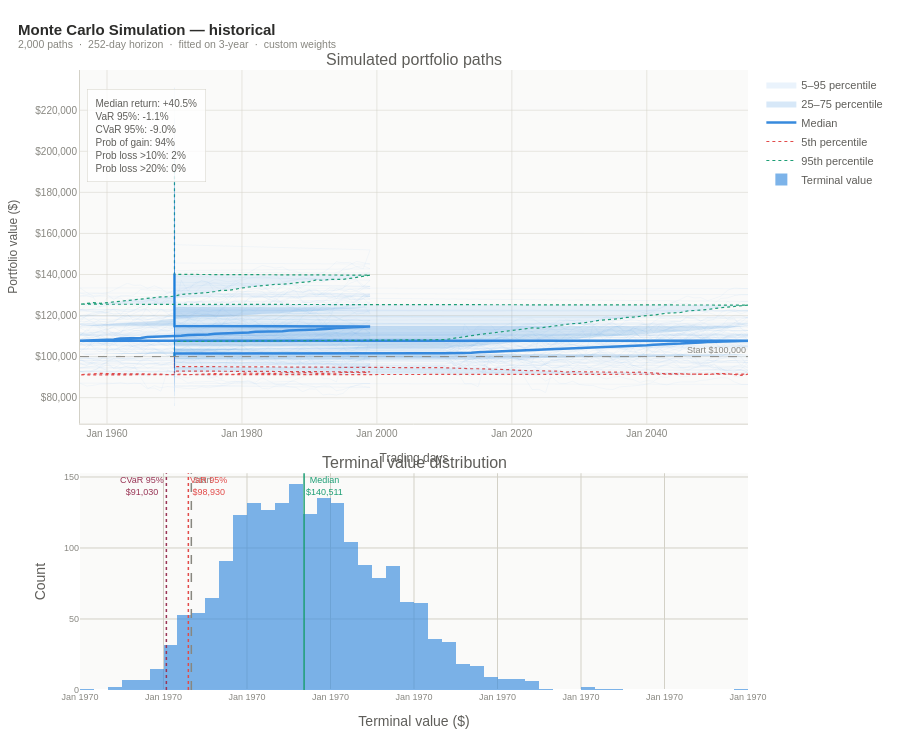

The code cell stored with this chart in its notebook:
### Code cell
# single run
result = simulate(quant, symbols, weights,
    horizon=252,        # 1 year forward
    n_sims=2000,
    method="historical",
    period="3y")

print(result)
plots.monte_carlo(result).show()

### Figure 1 — Plotly figure (JSON) as saved in the notebook; plotly's stock layout.template omitted (floating-point values rounded to 4 significant figures; data arrays with more than 128 entries replaced by an {"elided": "..."} marker saying what was removed)
{"data": [{"fill": "toself", "fillcolor": "rgba(55,138,221,0.10)", "hoverinfo": "skip", "line": {"width": 0}, "name": "5–95 percentile", "x": {"elided": "506 int values"}, "y": {"elided": "506 float values"}, "type": "scatter", "xaxis": "x", "yaxis": "y"}, {"fill": "toself", "fillcolor": "rgba(55,138,221,0.20)", "hoverinfo": "skip", "line": {"width": 0}, "name": "25–75 percentile", "x": {"elided": "506 int values"}, "y": {"elided": "506 float values"}, "type": "scatter", "xaxis": "x", "yaxis": "y"}, {"hovertemplate": "Day %{x}<br>Median: $%{y:,.0f}<extra></extra>", "line": {"color": "#378ADD", "width": 2.5}, "mode": "lines", "name": "Median", "x": {"elided": "253 int values"}, "y": {"elided": "253 float values"}, "type": "scatter", "xaxis": "x", "yaxis": "y"}, {"hovertemplate": "Day %{x}<br>5th pct: $%{y:,.0f}<extra></extra>", "line": {"color": "#E24B4A", "dash": "dot", "width": 1.2}, "mode": "lines", "name": "5th percentile", "x": {"elided": "253 int values"}, "y": {"elided": "253 float values"}, "type": "scatter", "xaxis": "x", "yaxis": "y"}, {"hovertemplate": "Day %{x}<br>95th pct: $%{y:,.0f}<extra></extra>", "line": {"color": "#1D9E75", "dash": "dot", "width": 1.2}, "mode": "lines", "name": "95th percentile", "x": {"elided": "253 int values"}, "y": {"elided": "253 float values"}, "type": "scatter", "xaxis": "x", "yaxis": "y"}, {"hoverinfo": "skip", "line": {"color": "rgba(55,138,221,0.08)", "width": 0.6}, "mode": "lines", "showlegend": false, "x": {"elided": "253 int values"}, "y": {"elided": "253 float values"}, "type": "scatter", "xaxis": "x", "yaxis": "y"}, {"hoverinfo": "skip", "line": {"color": "rgba(55,138,221,0.08)", "width": 0.6}, "mode": "lines", "showlegend": false, "x": {"elided": "253 int values"}, "y": {"elided": "253 float values"}, "type": "scatter", "xaxis": "x", "yaxis": "y"}, {"hoverinfo": "skip", "line": {"color": "rgba(55,138,221,0.08)", "width": 0.6}, "mode": "lines", "showlegend": false, "x": {"elided": "253 int values"}, "y": {"elided": "253 float values"}, "type": "scatter", "xaxis": "x", "yaxis": "y"}, {"hoverinfo": "skip", "line": {"color": "rgba(55,138,221,0.08)", "width": 0.6}, "mode": "lines", "showlegend": false, "x": {"elided": "253 int values"}, "y": {"elided": "253 float values"}, "type": "scatter", "xaxis": "x", "yaxis": "y"}, {"hoverinfo": "skip", "line": {"color": "rgba(55,138,221,0.08)", "width": 0.6}, "mode": "lines", "showlegend": false, "x": {"elided": "253 int values"}, "y": {"elided": "253 float values"}, "type": "scatter", "xaxis": "x", "yaxis": "y"}, {"hoverinfo": "skip", "line": {"color": "rgba(55,138,221,0.08)", "width": 0.6}, "mode": "lines", "showlegend": false, "x": {"elided": "253 int values"}, "y": {"elided": "253 float values"}, "type": "scatter", "xaxis": "x", "yaxis": "y"}, {"hoverinfo": "skip", "line": {"color": "rgba(55,138,221,0.08)", "width": 0.6}, "mode": "lines", "showlegend": false, "x": {"elided": "253 int values"}, "y": {"elided": "253 float values"}, "type": "scatter", "xaxis": "x", "yaxis": "y"}, {"hoverinfo": "skip", "line": {"color": "rgba(55,138,221,0.08)", "width": 0.6}, "mode": "lines", "showlegend": false, "x": {"elided": "253 int values"}, "y": {"elided": "253 float values"}, "type": "scatter", "xaxis": "x", "yaxis": "y"}, {"hoverinfo": "skip", "line": {"color": "rgba(55,138,221,0.08)", "width": 0.6}, "mode": "lines", "showlegend": false, "x": {"elided": "253 int values"}, "y": {"elided": "253 float values"}, "type": "scatter", "xaxis": "x", "yaxis": "y"}, {"hoverinfo": "skip", "line": {"color": "rgba(55,138,221,0.08)", "width": 0.6}, "mode": "lines", "showlegend": false, "x": {"elided": "253 int values"}, "y": {"elided": "253 float values"}, "type": "scatter", "xaxis": "x", "yaxis": "y"}, {"hoverinfo": "skip", "line": {"color": "rgba(55,138,221,0.08)", "width": 0.6}, "mode": "lines", "showlegend": false, "x": {"elided": "253 int values"}, "y": {"elided": "253 float values"}, "type": "scatter", "xaxis": "x", "yaxis": "y"}, {"hoverinfo": "skip", "line": {"color": "rgba(55,138,221,0.08)", "width": 0.6}, "mode": "lines", "showlegend": false, "x": {"elided": "253 int values"}, "y": {"elided": "253 float values"}, "type": "scatter", "xaxis": "x", "yaxis": "y"}, {"hoverinfo": "skip", "line": {"color": "rgba(55,138,221,0.08)", "width": 0.6}, "mode": "lines", "showlegend": false, "x": {"elided": "253 int values"}, "y": {"elided": "253 float values"}, "type": "scatter", "xaxis": "x", "yaxis": "y"}, {"hoverinfo": "skip", "line": {"color": "rgba(55,138,221,0.08)", "width": 0.6}, "mode": "lines", "showlegend": false, "x": {"elided": "253 int values"}, "y": {"elided": "253 float values"}, "type": "scatter", "xaxis": "x", "yaxis": "y"}, {"hoverinfo": "skip", "line": {"color": "rgba(55,138,221,0.08)", "width": 0.6}, "mode": "lines", "showlegend": false, "x": {"elided": "253 int values"}, "y": {"elided": "253 float values"}, "type": "scatter", "xaxis": "x", "yaxis": "y"}, {"hoverinfo": "skip", "line": {"color": "rgba(55,138,221,0.08)", "width": 0.6}, "mode": "lines", "showlegend": false, "x": {"elided": "253 int values"}, "y": {"elided": "253 float values"}, "type": "scatter", "xaxis": "x", "yaxis": "y"}, {"hoverinfo": "skip", "line": {"color": "rgba(55,138,221,0.08)", "width": 0.6}, "mode": "lines", "showlegend": false, "x": {"elided": "253 int values"}, "y": {"elided": "253 float values"}, "type": "scatter", "xaxis": "x", "yaxis": "y"}, {"hoverinfo": "skip", "line": {"color": "rgba(55,138,221,0.08)", "width": 0.6}, "mode": "lines", "showlegend": false, "x": {"elided": "253 int values"}, "y": {"elided": "253 float values"}, "type": "scatter", "xaxis": "x", "yaxis": "y"}, {"hoverinfo": "skip", "line": {"color": "rgba(55,138,221,0.08)", "width": 0.6}, "mode": "lines", "showlegend": false, "x": {"elided": "253 int values"}, "y": {"elided": "253 float values"}, "type": "scatter", "xaxis": "x", "yaxis": "y"}, {"hoverinfo": "skip", "line": {"color": "rgba(55,138,221,0.08)", "width": 0.6}, "mode": "lines", "showlegend": false, "x": {"elided": "253 int values"}, "y": {"elided": "253 float values"}, "type": "scatter", "xaxis": "x", "yaxis": "y"}, {"hoverinfo": "skip", "line": {"color": "rgba(55,138,221,0.08)", "width": 0.6}, "mode": "lines", "showlegend": false, "x": {"elided": "253 int values"}, "y": {"elided": "253 float values"}, "type": "scatter", "xaxis": "x", "yaxis": "y"}, {"hoverinfo": "skip", "line": {"color": "rgba(55,138,221,0.08)", "width": 0.6}, "mode": "lines", "showlegend": false, "x": {"elided": "253 int values"}, "y": {"elided": "253 float values"}, "type": "scatter", "xaxis": "x", "yaxis": "y"}, {"hoverinfo": "skip", "line": {"color": "rgba(55,138,221,0.08)", "width": 0.6}, "mode": "lines", "showlegend": false, "x": {"elided": "253 int values"}, "y": {"elided": "253 float values"}, "type": "scatter", "xaxis": "x", "yaxis": "y"}, {"hoverinfo": "skip", "line": {"color": "rgba(55,138,221,0.08)", "width": 0.6}, "mode": "lines", "showlegend": false, "x": {"elided": "253 int values"}, "y": {"elided": "253 float values"}, "type": "scatter", "xaxis": "x", "yaxis": "y"}, {"hoverinfo": "skip", "line": {"color": "rgba(55,138,221,0.08)", "width": 0.6}, "mode": "lines", "showlegend": false, "x": {"elided": "253 int values"}, "y": {"elided": "253 float values"}, "type": "scatter", "xaxis": "x", "yaxis": "y"}, {"hoverinfo": "skip", "line": {"color": "rgba(55,138,221,0.08)", "width": 0.6}, "mode": "lines", "showlegend": false, "x": {"elided": "253 int values"}, "y": {"elided": "253 float values"}, "type": "scatter", "xaxis": "x", "yaxis": "y"}, {"hoverinfo": "skip", "line": {"color": "rgba(55,138,221,0.08)", "width": 0.6}, "mode": "lines", "showlegend": false, "x": {"elided": "253 int values"}, "y": {"elided": "253 float values"}, "type": "scatter", "xaxis": "x", "yaxis": "y"}, {"hoverinfo": "skip", "line": {"color": "rgba(55,138,221,0.08)", "width": 0.6}, "mode": "lines", "showlegend": false, "x": {"elided": "253 int values"}, "y": {"elided": "253 float values"}, "type": "scatter", "xaxis": "x", "yaxis": "y"}, {"hoverinfo": "skip", "line": {"color": "rgba(55,138,221,0.08)", "width": 0.6}, "mode": "lines", "showlegend": false, "x": {"elided": "253 int values"}, "y": {"elided": "253 float values"}, "type": "scatter", "xaxis": "x", "yaxis": "y"}, {"hoverinfo": "skip", "line": {"color": "rgba(55,138,221,0.08)", "width": 0.6}, "mode": "lines", "showlegend": false, "x": {"elided": "253 int values"}, "y": {"elided": "253 float values"}, "type": "scatter", "xaxis": "x", "yaxis": "y"}, {"hoverinfo": "skip", "line": {"color": "rgba(55,138,221,0.08)", "width": 0.6}, "mode": "lines", "showlegend": false, "x": {"elided": "253 int values"}, "y": {"elided": "253 float values"}, "type": "scatter", "xaxis": "x", "yaxis": "y"}, {"hoverinfo": "skip", "line": {"color": "rgba(55,138,221,0.08)", "width": 0.6}, "mode": "lines", "showlegend": false, "x": {"elided": "253 int values"}, "y": {"elided": "253 float values"}, "type": "scatter", "xaxis": "x", "yaxis": "y"}, {"hoverinfo": "skip", "line": {"color": "rgba(55,138,221,0.08)", "width": 0.6}, "mode": "lines", "showlegend": false, "x": {"elided": "253 int values"}, "y": {"elided": "253 float values"}, "type": "scatter", "xaxis": "x", "yaxis": "y"}, {"hoverinfo": "skip", "line": {"color": "rgba(55,138,221,0.08)", "width": 0.6}, "mode": "lines", "showlegend": false, "x": {"elided": "253 int values"}, "y": {"elided": "253 float values"}, "type": "scatter", "xaxis": "x", "yaxis": "y"}, {"hoverinfo": "skip", "line": {"color": "rgba(55,138,221,0.08)", "width": 0.6}, "mode": "lines", "showlegend": false, "x": {"elided": "253 int values"}, "y": {"elided": "253 float values"}, "type": "scatter", "xaxis": "x", "yaxis": "y"}, {"hoverinfo": "skip", "line": {"color": "rgba(55,138,221,0.08)", "width": 0.6}, "mode": "lines", "showlegend": false, "x": {"elided": "253 int values"}, "y": {"elided": "253 float values"}, "type": "scatter", "xaxis": "x", "yaxis": "y"}, {"hoverinfo": "skip", "line": {"color": "rgba(55,138,221,0.08)", "width": 0.6}, "mode": "lines", "showlegend": false, "x": {"elided": "253 int values"}, "y": {"elided": "253 float values"}, "type": "scatter", "xaxis": "x", "yaxis": "y"}, {"hoverinfo": "skip", "line": {"color": "rgba(55,138,221,0.08)", "width": 0.6}, "mode": "lines", "showlegend": false, "x": {"elided": "253 int values"}, "y": {"elided": "253 float values"}, "type": "scatter", "xaxis": "x", "yaxis": "y"}, {"hoverinfo": "skip", "line": {"color": "rgba(55,138,221,0.08)", "width": 0.6}, "mode": "lines", "showlegend": false, "x": {"elided": "253 int values"}, "y": {"elided": "253 float values"}, "type": "scatter", "xaxis": "x", "yaxis": "y"}, {"hoverinfo": "skip", "line": {"color": "rgba(55,138,221,0.08)", "width": 0.6}, "mode": "lines", "showlegend": false, "x": {"elided": "253 int values"}, "y": {"elided": "253 float values"}, "type": "scatter", "xaxis": "x", "yaxis": "y"}, {"hoverinfo": "skip", "line": {"color": "rgba(55,138,221,0.08)", "width": 0.6}, "mode": "lines", "showlegend": false, "x": {"elided": "253 int values"}, "y": {"elided": "253 float values"}, "type": "scatter", "xaxis": "x", "yaxis": "y"}, {"hoverinfo": "skip", "line": {"color": "rgba(55,138,221,0.08)", "width": 0.6}, "mode": "lines", "showlegend": false, "x": {"elided": "253 int values"}, "y": {"elided": "253 float values"}, "type": "scatter", "xaxis": "x", "yaxis": "y"}, {"hoverinfo": "skip", "line": {"color": "rgba(55,138,221,0.08)", "width": 0.6}, "mode": "lines", "showlegend": false, "x": {"elided": "253 int values"}, "y": {"elided": "253 float values"}, "type": "scatter", "xaxis": "x", "yaxis": "y"}, {"hoverinfo": "skip", "line": {"color": "rgba(55,138,221,0.08)", "width": 0.6}, "mode": "lines", "showlegend": false, "x": {"elided": "253 int values"}, "y": {"elided": "253 float values"}, "type": "scatter", "xaxis": "x", "yaxis": "y"}, {"hoverinfo": "skip", "line": {"color": "rgba(55,138,221,0.08)", "width": 0.6}, "mode": "lines", "showlegend": false, "x": {"elided": "253 int values"}, "y": {"elided": "253 float values"}, "type": "scatter", "xaxis": "x", "yaxis": "y"}, {"hoverinfo": "skip", "line": {"color": "rgba(55,138,221,0.08)", "width": 0.6}, "mode": "lines", "showlegend": false, "x": {"elided": "253 int values"}, "y": {"elided": "253 float values"}, "type": "scatter", "xaxis": "x", "yaxis": "y"}, {"hoverinfo": "skip", "line": {"color": "rgba(55,138,221,0.08)", "width": 0.6}, "mode": "lines", "showlegend": false, "x": {"elided": "253 int values"}, "y": {"elided": "253 float values"}, "type": "scatter", "xaxis": "x", "yaxis": "y"}, {"hoverinfo": "skip", "line": {"color": "rgba(55,138,221,0.08)", "width": 0.6}, "mode": "lines", "showlegend": false, "x": {"elided": "253 int values"}, "y": {"elided": "253 float values"}, "type": "scatter", "xaxis": "x", "yaxis": "y"}, {"hoverinfo": "skip", "line": {"color": "rgba(55,138,221,0.08)", "width": 0.6}, "mode": "lines", "showlegend": false, "x": {"elided": "253 int values"}, "y": {"elided": "253 float values"}, "type": "scatter", "xaxis": "x", "yaxis": "y"}, {"hoverinfo": "skip", "line": {"color": "rgba(55,138,221,0.08)", "width": 0.6}, "mode": "lines", "showlegend": false, "x": {"elided": "253 int values"}, "y": {"elided": "253 float values"}, "type": "scatter", "xaxis": "x", "yaxis": "y"}, {"hovertemplate": "$%{x:,.0f}<br>Count: %{y}<extra></extra>", "marker": {"color": "#378ADD"}, "name": "Terminal value", "nbinsx": 60, "opacity": 0.65, "x": {"elided": "2000 float values"}, "type": "histogram", "xaxis": "x2", "yaxis": "y2"}], "layout": {"xaxis": {"anchor": "y", "domain": [0.0, 1.0], "title": {"text": "Trading days", "font": {"size": 12, "color": "#5F5E5A"}}, "tickfont": {"size": 10, "color": "#888780"}, "gridcolor": "#D3D1C7", "gridwidth": 0.5, "linecolor": "#D3D1C7", "zerolinecolor": "#B4B2A9", "type": "date", "tickformat": "%b %Y"}, "yaxis": {"anchor": "x", "domain": [0.4296, 1.0], "title": {"text": "Portfolio value ($)", "font": {"size": 12, "color": "#5F5E5A"}}, "tickfont": {"size": 10, "color": "#888780"}, "tickformat": "$,.0f", "gridcolor": "#D3D1C7", "gridwidth": 0.5, "linecolor": "#D3D1C7", "zerolinecolor": "#B4B2A9"}, "xaxis2": {"anchor": "y2", "domain": [0.0, 1.0], "title": {"text": "Terminal value ($)"}, "tickfont": {"size": 9, "color": "#888780"}, "tickformat": "%b %Y", "gridcolor": "#D3D1C7", "type": "date"}, "yaxis2": {"anchor": "x2", "domain": [0.0, 0.3496], "title": {"text": "Count"}, "tickfont": {"size": 9, "color": "#888780"}, "gridcolor": "#D3D1C7"}, "annotations": [{"font": {"size": 16}, "showarrow": false, "text": "Simulated portfolio paths", "x": 0.5, "xanchor": "center", "xref": "paper", "y": 1.0, "yanchor": "bottom", "yref": "paper"}, {"font": {"size": 16}, "showarrow": false, "text": "Terminal value distribution", "x": 0.5, "xanchor": "center", "xref": "paper", "y": 0.3496, "yanchor": "bottom", "yref": "paper"}, {"font": {"color": "#888780", "size": 9}, "showarrow": false, "text": "Start $100,000", "x": 1, "xanchor": "right", "xref": "x domain", "y": 100000.0, "yanchor": "bottom", "yref": "y"}, {"font": {"color": "#888780", "size": 9}, "showarrow": false, "text": "Start", "x": 100000.0, "xanchor": "left", "xref": "x2", "y": 1, "yanchor": "top", "yref": "y2 domain"}, {"font": {"color": "#E24B4A", "size": 9}, "showarrow": false, "text": "VaR 95%<br>$98,930", "x": 98930.0, "xanchor": "left", "xref": "x2", "y": 1, "yanchor": "top", "yref": "y2 domain"}, {"font": {"color": "#993556", "size": 9}, "showarrow": false, "text": "CVaR 95%<br>$91,030", "x": 91030.0, "xanchor": "right", "xref": "x2", "y": 1, "yanchor": "top", "yref": "y2 domain"}, {"font": {"color": "#1D9E75", "size": 9}, "showarrow": false, "text": "Median<br>$140,511", "x": 140500.0, "xanchor": "left", "xref": "x2", "y": 1, "yanchor": "top", "yref": "y2 domain"}, {"align": "left", "bgcolor": "rgba(255,255,255,0.8)", "bordercolor": "#D3D1C7", "borderpad": 8, "borderwidth": 0.5, "font": {"color": "#5F5E5A", "size": 10}, "showarrow": false, "text": "Median return: +40.5%<br>VaR 95%: -1.1%<br>CVaR 95%: -9.0%<br>Prob of gain: 94%<br>Prob loss >10%: 2%<br>Prob loss >20%: 0%", "x": 0.01, "xref": "paper", "y": 0.97, "yref": "paper"}], "shapes": [{"line": {"color": "#888780", "dash": "dash", "width": 1}, "type": "line", "x0": 0, "x1": 1, "xref": "x domain", "y0": 100000.0, "y1": 100000.0, "yref": "y"}, {"line": {"color": "#888780", "dash": "dash", "width": 1.5}, "type": "line", "x0": 100000.0, "x1": 100000.0, "xref": "x2", "y0": 0, "y1": 1, "yref": "y2 domain"}, {"line": {"color": "#E24B4A", "dash": "dot", "width": 1.5}, "type": "line", "x0": 98930.0, "x1": 98930.0, "xref": "x2", "y0": 0, "y1": 1, "yref": "y2 domain"}, {"line": {"color": "#993556", "dash": "dot", "width": 1.5}, "type": "line", "x0": 91030.0, "x1": 91030.0, "xref": "x2", "y0": 0, "y1": 1, "yref": "y2 domain"}, {"line": {"color": "#1D9E75", "width": 1.5}, "type": "line", "x0": 140500.0, "x1": 140500.0, "xref": "x2", "y0": 0, "y1": 1, "yref": "y2 domain"}], "font": {"family": "sans-serif", "color": "#5F5E5A", "size": 12}, "hoverlabel": {"font": {"size": 12}, "bgcolor": "white"}, "margin": {"l": 60, "r": 40, "t": 70, "b": 60}, "legend": {"font": {"size": 11}, "bgcolor": "rgba(0,0,0,0)", "borderwidth": 0}, "title": {"font": {"size": 15, "color": "#2C2C2A"}, "text": "<b>Monte Carlo Simulation — historical</b><br><sup style='color:#888780'>2,000 paths  ·  252-day horizon  ·  fitted on 3-year  ·  custom weights</sup>", "x": 0.02}, "paper_bgcolor": "rgba(0,0,0,0)", "plot_bgcolor": "#FAFAF9", "height": 750, "hovermode": "x"}}
